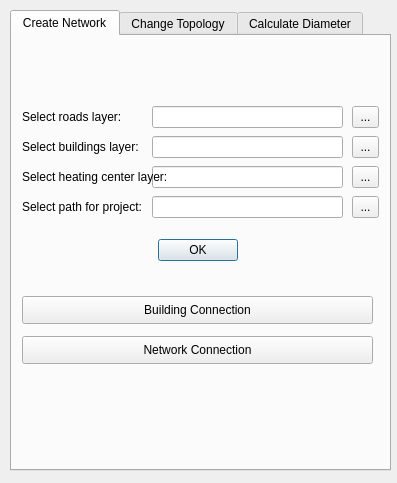
<?xml version="1.0" encoding="UTF-8"?>
<ui version="4.0">
 <class>CreateNetworkDialogBase</class>
 <widget class="QDialog" name="CreateNetworkDialogBase">
  <property name="geometry">
   <rect>
    <x>0</x>
    <y>0</y>
    <width>397</width>
    <height>483</height>
   </rect>
  </property>
  <property name="windowTitle">
   <string>Create Network</string>
  </property>
  <widget class="QTabWidget" name="tabWidget">
   <property name="enabled">
    <bool>true</bool>
   </property>
   <property name="geometry">
    <rect>
     <x>10</x>
     <y>10</y>
     <width>381</width>
     <height>461</height>
    </rect>
   </property>
   <property name="inputMethodHints">
    <set>Qt::ImhNone</set>
   </property>
   <property name="tabPosition">
    <enum>QTabWidget::North</enum>
   </property>
   <property name="tabShape">
    <enum>QTabWidget::Rounded</enum>
   </property>
   <property name="currentIndex">
    <number>0</number>
   </property>
   <property name="elideMode">
    <enum>Qt::ElideNone</enum>
   </property>
   <property name="usesScrollButtons">
    <bool>true</bool>
   </property>
   <property name="documentMode">
    <bool>false</bool>
   </property>
   <property name="tabsClosable">
    <bool>false</bool>
   </property>
   <property name="movable">
    <bool>false</bool>
   </property>
   <property name="tabBarAutoHide">
    <bool>false</bool>
   </property>
   <widget class="QWidget" name="tab_7">
    <attribute name="title">
     <string>Create Network</string>
    </attribute>
    <widget class="QToolButton" name="btnImpRoads">
     <property name="geometry">
      <rect>
       <x>340</x>
       <y>70</y>
       <width>27</width>
       <height>22</height>
      </rect>
     </property>
     <property name="text">
      <string>...</string>
     </property>
    </widget>
    <widget class="QToolButton" name="btnImpBuild">
     <property name="geometry">
      <rect>
       <x>340</x>
       <y>100</y>
       <width>27</width>
       <height>22</height>
      </rect>
     </property>
     <property name="text">
      <string>...</string>
     </property>
    </widget>
    <widget class="QToolButton" name="btnImpHeat">
     <property name="geometry">
      <rect>
       <x>340</x>
       <y>130</y>
       <width>27</width>
       <height>22</height>
      </rect>
     </property>
     <property name="text">
      <string>...</string>
     </property>
    </widget>
    <widget class="QLineEdit" name="lineRoads">
     <property name="geometry">
      <rect>
       <x>140</x>
       <y>70</y>
       <width>191</width>
       <height>22</height>
      </rect>
     </property>
    </widget>
    <widget class="QLineEdit" name="lineBuildings">
     <property name="geometry">
      <rect>
       <x>140</x>
       <y>100</y>
       <width>191</width>
       <height>22</height>
      </rect>
     </property>
    </widget>
    <widget class="QLineEdit" name="lineHeating">
     <property name="geometry">
      <rect>
       <x>140</x>
       <y>130</y>
       <width>191</width>
       <height>22</height>
      </rect>
     </property>
    </widget>
    <widget class="QLabel" name="label_3">
     <property name="geometry">
      <rect>
       <x>10</x>
       <y>70</y>
       <width>171</width>
       <height>21</height>
      </rect>
     </property>
     <property name="text">
      <string>Select roads layer:</string>
     </property>
    </widget>
    <widget class="QLabel" name="label_4">
     <property name="geometry">
      <rect>
       <x>10</x>
       <y>100</y>
       <width>171</width>
       <height>21</height>
      </rect>
     </property>
     <property name="text">
      <string>Select buildings layer:</string>
     </property>
    </widget>
    <widget class="QLabel" name="label_5">
     <property name="geometry">
      <rect>
       <x>10</x>
       <y>130</y>
       <width>171</width>
       <height>21</height>
      </rect>
     </property>
     <property name="text">
      <string>Select heating center layer:</string>
     </property>
    </widget>
    <widget class="QLabel" name="label_6">
     <property name="geometry">
      <rect>
       <x>10</x>
       <y>160</y>
       <width>171</width>
       <height>21</height>
      </rect>
     </property>
     <property name="text">
      <string>Select path for project:</string>
     </property>
    </widget>
    <widget class="QToolButton" name="bntPath">
     <property name="geometry">
      <rect>
       <x>340</x>
       <y>160</y>
       <width>27</width>
       <height>22</height>
      </rect>
     </property>
     <property name="text">
      <string>...</string>
     </property>
    </widget>
    <widget class="QLineEdit" name="linePath">
     <property name="geometry">
      <rect>
       <x>140</x>
       <y>160</y>
       <width>191</width>
       <height>22</height>
      </rect>
     </property>
    </widget>
    <widget class="QPushButton" name="btnNetwork">
     <property name="geometry">
      <rect>
       <x>10</x>
       <y>300</y>
       <width>351</width>
       <height>28</height>
      </rect>
     </property>
     <property name="text">
      <string>Network Connection</string>
     </property>
    </widget>
    <widget class="QPushButton" name="btnBuild">
     <property name="geometry">
      <rect>
       <x>10</x>
       <y>260</y>
       <width>351</width>
       <height>28</height>
      </rect>
     </property>
     <property name="text">
      <string>Building Connection</string>
     </property>
    </widget>
    <widget class="QLabel" name="logoLabel">
     <property name="geometry">
      <rect>
       <x>10</x>
       <y>10</y>
       <width>351</width>
       <height>41</height>
      </rect>
     </property>
     <property name="frameShape">
      <enum>QFrame::NoFrame</enum>
     </property>
     <property name="frameShadow">
      <enum>QFrame::Sunken</enum>
     </property>
     <property name="lineWidth">
      <number>0</number>
     </property>
     <property name="text">
      <string/>
     </property>
    </widget>
    <widget class="QDialogButtonBox" name="buttonBox">
     <property name="enabled">
      <bool>true</bool>
     </property>
     <property name="geometry">
      <rect>
       <x>10</x>
       <y>200</y>
       <width>351</width>
       <height>28</height>
      </rect>
     </property>
     <property name="font">
      <font>
       <weight>50</weight>
       <italic>false</italic>
       <bold>false</bold>
       <underline>false</underline>
       <strikeout>false</strikeout>
       <stylestrategy>PreferDefault</stylestrategy>
       <kerning>false</kerning>
      </font>
     </property>
     <property name="mouseTracking">
      <bool>true</bool>
     </property>
     <property name="tabletTracking">
      <bool>true</bool>
     </property>
     <property name="acceptDrops">
      <bool>false</bool>
     </property>
     <property name="toolTip">
      <string notr="true"/>
     </property>
     <property name="toolTipDuration">
      <number>-1</number>
     </property>
     <property name="statusTip">
      <string notr="true"/>
     </property>
     <property name="whatsThis">
      <string notr="true"/>
     </property>
     <property name="accessibleName">
      <string notr="true"/>
     </property>
     <property name="accessibleDescription">
      <string notr="true"/>
     </property>
     <property name="autoFillBackground">
      <bool>false</bool>
     </property>
     <property name="locale">
      <locale language="English" country="UnitedStates"/>
     </property>
     <property name="inputMethodHints">
      <set>Qt::ImhNone</set>
     </property>
     <property name="orientation">
      <enum>Qt::Horizontal</enum>
     </property>
     <property name="standardButtons">
      <set>QDialogButtonBox::Ok</set>
     </property>
     <property name="centerButtons">
      <bool>true</bool>
     </property>
    </widget>
   </widget>
   <widget class="QWidget" name="tab">
    <attribute name="title">
     <string>Change Topology</string>
    </attribute>
    <widget class="QListView" name="listFilter">
     <property name="geometry">
      <rect>
       <x>10</x>
       <y>100</y>
       <width>351</width>
       <height>201</height>
      </rect>
     </property>
    </widget>
    <widget class="QPushButton" name="btnSimplify">
     <property name="geometry">
      <rect>
       <x>10</x>
       <y>310</y>
       <width>111</width>
       <height>28</height>
      </rect>
     </property>
     <property name="text">
      <string>Simplify</string>
     </property>
    </widget>
    <widget class="QPushButton" name="btnFilter">
     <property name="geometry">
      <rect>
       <x>10</x>
       <y>60</y>
       <width>351</width>
       <height>28</height>
      </rect>
     </property>
     <property name="text">
      <string>Filter</string>
     </property>
    </widget>
    <widget class="QPushButton" name="btnBend">
     <property name="geometry">
      <rect>
       <x>130</x>
       <y>310</y>
       <width>111</width>
       <height>28</height>
      </rect>
     </property>
     <property name="text">
      <string>Bend</string>
     </property>
    </widget>
    <widget class="QPushButton" name="btnManual">
     <property name="geometry">
      <rect>
       <x>250</x>
       <y>310</y>
       <width>111</width>
       <height>28</height>
      </rect>
     </property>
     <property name="text">
      <string>Manual</string>
     </property>
    </widget>
    <widget class="QLabel" name="logoLabel_2">
     <property name="geometry">
      <rect>
       <x>10</x>
       <y>10</y>
       <width>341</width>
       <height>41</height>
      </rect>
     </property>
     <property name="frameShape">
      <enum>QFrame::NoFrame</enum>
     </property>
     <property name="frameShadow">
      <enum>QFrame::Sunken</enum>
     </property>
     <property name="lineWidth">
      <number>0</number>
     </property>
     <property name="text">
      <string/>
     </property>
    </widget>
   </widget>
   <widget class="QWidget" name="tab_2">
    <attribute name="title">
     <string>Calculate Diameter</string>
    </attribute>
    <widget class="QPushButton" name="btnDn">
     <property name="geometry">
      <rect>
       <x>90</x>
       <y>160</y>
       <width>181</width>
       <height>28</height>
      </rect>
     </property>
     <property name="text">
      <string>Calculate Diameter</string>
     </property>
    </widget>
    <widget class="QLabel" name="logoLabel_3">
     <property name="geometry">
      <rect>
       <x>10</x>
       <y>10</y>
       <width>341</width>
       <height>41</height>
      </rect>
     </property>
     <property name="frameShape">
      <enum>QFrame::NoFrame</enum>
     </property>
     <property name="frameShadow">
      <enum>QFrame::Sunken</enum>
     </property>
     <property name="lineWidth">
      <number>0</number>
     </property>
     <property name="text">
      <string/>
     </property>
    </widget>
    <widget class="QLabel" name="label_7">
     <property name="geometry">
      <rect>
       <x>50</x>
       <y>70</y>
       <width>191</width>
       <height>21</height>
      </rect>
     </property>
     <property name="text">
      <string>Density of the liquid:</string>
     </property>
    </widget>
    <widget class="QLabel" name="label_8">
     <property name="geometry">
      <rect>
       <x>50</x>
       <y>90</y>
       <width>191</width>
       <height>21</height>
      </rect>
     </property>
     <property name="text">
      <string>Viscosity of the liquid:</string>
     </property>
    </widget>
    <widget class="QLabel" name="label_9">
     <property name="geometry">
      <rect>
       <x>50</x>
       <y>130</y>
       <width>191</width>
       <height>21</height>
      </rect>
     </property>
     <property name="text">
      <string>Specific heat capacity:</string>
     </property>
    </widget>
    <widget class="QLabel" name="label_10">
     <property name="geometry">
      <rect>
       <x>50</x>
       <y>110</y>
       <width>191</width>
       <height>21</height>
      </rect>
     </property>
     <property name="text">
      <string>Temperature difference:</string>
     </property>
    </widget>
    <widget class="QDoubleSpinBox" name="dblSpinBox_Heat_Capacity">
     <property name="geometry">
      <rect>
       <x>190</x>
       <y>130</y>
       <width>121</width>
       <height>22</height>
      </rect>
     </property>
     <property name="alignment">
      <set>Qt::AlignRight|Qt::AlignTrailing|Qt::AlignVCenter</set>
     </property>
     <property name="suffix">
      <string> kJ/(kg·°C)</string>
     </property>
     <property name="decimals">
      <number>3</number>
     </property>
    </widget>
    <widget class="QDoubleSpinBox" name="dblSpinBox_Viscosity">
     <property name="geometry">
      <rect>
       <x>190</x>
       <y>90</y>
       <width>121</width>
       <height>22</height>
      </rect>
     </property>
     <property name="alignment">
      <set>Qt::AlignRight|Qt::AlignTrailing|Qt::AlignVCenter</set>
     </property>
     <property name="suffix">
      <string> Pas</string>
     </property>
     <property name="decimals">
      <number>4</number>
     </property>
     <property name="minimum">
      <double>0.000000000000000</double>
     </property>
     <property name="singleStep">
      <double>0.000000000000000</double>
     </property>
     <property name="stepType">
      <enum>QAbstractSpinBox::AdaptiveDecimalStepType</enum>
     </property>
     <property name="value">
      <double>0.000000000000000</double>
     </property>
    </widget>
    <widget class="QDoubleSpinBox" name="dblSpinBox_Density">
     <property name="geometry">
      <rect>
       <x>190</x>
       <y>70</y>
       <width>121</width>
       <height>22</height>
      </rect>
     </property>
     <property name="wrapping">
      <bool>false</bool>
     </property>
     <property name="frame">
      <bool>true</bool>
     </property>
     <property name="alignment">
      <set>Qt::AlignRight|Qt::AlignTrailing|Qt::AlignVCenter</set>
     </property>
     <property name="buttonSymbols">
      <enum>QAbstractSpinBox::UpDownArrows</enum>
     </property>
     <property name="keyboardTracking">
      <bool>true</bool>
     </property>
     <property name="suffix">
      <string> kg/m³</string>
     </property>
     <property name="decimals">
      <number>0</number>
     </property>
     <property name="maximum">
      <double>1001.000000000000000</double>
     </property>
    </widget>
    <widget class="QPushButton" name="btnHeat_Loss">
     <property name="geometry">
      <rect>
       <x>90</x>
       <y>390</y>
       <width>181</width>
       <height>28</height>
      </rect>
     </property>
     <property name="text">
      <string>Calculate Heat Loss</string>
     </property>
    </widget>
    <widget class="QSpinBox" name="spinBox_Temperature">
     <property name="geometry">
      <rect>
       <x>190</x>
       <y>110</y>
       <width>121</width>
       <height>22</height>
      </rect>
     </property>
     <property name="alignment">
      <set>Qt::AlignRight|Qt::AlignTrailing|Qt::AlignVCenter</set>
     </property>
     <property name="suffix">
      <string> °C</string>
     </property>
     <property name="prefix">
      <string/>
     </property>
     <property name="maximum">
      <number>200</number>
     </property>
    </widget>
    <widget class="QLabel" name="label_11">
     <property name="geometry">
      <rect>
       <x>30</x>
       <y>200</y>
       <width>191</width>
       <height>21</height>
      </rect>
     </property>
     <property name="text">
      <string>Flow temperature:</string>
     </property>
    </widget>
    <widget class="QLabel" name="label_12">
     <property name="geometry">
      <rect>
       <x>30</x>
       <y>220</y>
       <width>191</width>
       <height>21</height>
      </rect>
     </property>
     <property name="text">
      <string>Return temperature:</string>
     </property>
    </widget>
    <widget class="QLabel" name="label_13">
     <property name="geometry">
      <rect>
       <x>30</x>
       <y>240</y>
       <width>191</width>
       <height>21</height>
      </rect>
     </property>
     <property name="text">
      <string>Soil temperature:</string>
     </property>
    </widget>
    <widget class="QDoubleSpinBox" name="dblSpinBox_lambda_s">
     <property name="geometry">
      <rect>
       <x>220</x>
       <y>260</y>
       <width>121</width>
       <height>22</height>
      </rect>
     </property>
     <property name="alignment">
      <set>Qt::AlignRight|Qt::AlignTrailing|Qt::AlignVCenter</set>
     </property>
     <property name="suffix">
      <string> W/(m·K)</string>
     </property>
     <property name="decimals">
      <number>1</number>
     </property>
    </widget>
    <widget class="QLabel" name="label_14">
     <property name="geometry">
      <rect>
       <x>30</x>
       <y>260</y>
       <width>191</width>
       <height>21</height>
      </rect>
     </property>
     <property name="text">
      <string>Thermal conductivity for wet soil:</string>
     </property>
    </widget>
    <widget class="QSpinBox" name="spinBox_t_s">
     <property name="geometry">
      <rect>
       <x>220</x>
       <y>240</y>
       <width>121</width>
       <height>22</height>
      </rect>
     </property>
     <property name="alignment">
      <set>Qt::AlignRight|Qt::AlignTrailing|Qt::AlignVCenter</set>
     </property>
     <property name="suffix">
      <string> °C</string>
     </property>
     <property name="prefix">
      <string/>
     </property>
     <property name="maximum">
      <number>200</number>
     </property>
    </widget>
    <widget class="QLabel" name="label_15">
     <property name="geometry">
      <rect>
       <x>30</x>
       <y>280</y>
       <width>191</width>
       <height>21</height>
      </rect>
     </property>
     <property name="text">
      <string>Thermal conductivity of insulation:</string>
     </property>
    </widget>
    <widget class="QLabel" name="label_16">
     <property name="geometry">
      <rect>
       <x>30</x>
       <y>300</y>
       <width>231</width>
       <height>21</height>
      </rect>
     </property>
     <property name="text">
      <string>Thermal conductivity of ground:</string>
     </property>
    </widget>
    <widget class="QDoubleSpinBox" name="dblSpinBox_lambda_i">
     <property name="geometry">
      <rect>
       <x>220</x>
       <y>280</y>
       <width>121</width>
       <height>22</height>
      </rect>
     </property>
     <property name="alignment">
      <set>Qt::AlignRight|Qt::AlignTrailing|Qt::AlignVCenter</set>
     </property>
     <property name="suffix">
      <string> W/(m·K)</string>
     </property>
     <property name="decimals">
      <number>1</number>
     </property>
     <property name="minimum">
      <double>0.000000000000000</double>
     </property>
     <property name="maximum">
      <double>200.000000000000000</double>
     </property>
     <property name="singleStep">
      <double>0.000000000000000</double>
     </property>
     <property name="stepType">
      <enum>QAbstractSpinBox::AdaptiveDecimalStepType</enum>
     </property>
     <property name="value">
      <double>0.000000000000000</double>
     </property>
    </widget>
    <widget class="QDoubleSpinBox" name="dblSpinBox_C">
     <property name="geometry">
      <rect>
       <x>220</x>
       <y>320</y>
       <width>121</width>
       <height>22</height>
      </rect>
     </property>
     <property name="alignment">
      <set>Qt::AlignRight|Qt::AlignTrailing|Qt::AlignVCenter</set>
     </property>
     <property name="suffix">
      <string> m</string>
     </property>
     <property name="decimals">
      <number>1</number>
     </property>
    </widget>
    <widget class="QLabel" name="label_17">
     <property name="geometry">
      <rect>
       <x>30</x>
       <y>320</y>
       <width>231</width>
       <height>21</height>
      </rect>
     </property>
     <property name="text">
      <string>Distance between two pipes:</string>
     </property>
    </widget>
    <widget class="QLabel" name="label_18">
     <property name="geometry">
      <rect>
       <x>30</x>
       <y>340</y>
       <width>231</width>
       <height>21</height>
      </rect>
     </property>
     <property name="text">
      <string>Depth:</string>
     </property>
    </widget>
    <widget class="QDoubleSpinBox" name="dblSpinBox_Z">
     <property name="geometry">
      <rect>
       <x>220</x>
       <y>340</y>
       <width>121</width>
       <height>22</height>
      </rect>
     </property>
     <property name="alignment">
      <set>Qt::AlignRight|Qt::AlignTrailing|Qt::AlignVCenter</set>
     </property>
     <property name="suffix">
      <string> m</string>
     </property>
     <property name="decimals">
      <number>1</number>
     </property>
    </widget>
    <widget class="QLabel" name="label_19">
     <property name="geometry">
      <rect>
       <x>30</x>
       <y>360</y>
       <width>231</width>
       <height>21</height>
      </rect>
     </property>
     <property name="text">
      <string>Ground-to-air transition insulance:</string>
     </property>
    </widget>
    <widget class="QDoubleSpinBox" name="dblSpinBox_R_0">
     <property name="geometry">
      <rect>
       <x>220</x>
       <y>360</y>
       <width>121</width>
       <height>22</height>
      </rect>
     </property>
     <property name="alignment">
      <set>Qt::AlignRight|Qt::AlignTrailing|Qt::AlignVCenter</set>
     </property>
     <property name="suffix">
      <string> m²·K/W</string>
     </property>
     <property name="decimals">
      <number>4</number>
     </property>
    </widget>
    <widget class="QDoubleSpinBox" name="dblSpinBox_lambda_g">
     <property name="geometry">
      <rect>
       <x>220</x>
       <y>300</y>
       <width>121</width>
       <height>22</height>
      </rect>
     </property>
     <property name="alignment">
      <set>Qt::AlignRight|Qt::AlignTrailing|Qt::AlignVCenter</set>
     </property>
     <property name="suffix">
      <string> W/(m·K)</string>
     </property>
     <property name="decimals">
      <number>1</number>
     </property>
     <property name="minimum">
      <double>0.000000000000000</double>
     </property>
     <property name="maximum">
      <double>200.000000000000000</double>
     </property>
     <property name="singleStep">
      <double>0.000000000000000</double>
     </property>
     <property name="stepType">
      <enum>QAbstractSpinBox::AdaptiveDecimalStepType</enum>
     </property>
     <property name="value">
      <double>0.000000000000000</double>
     </property>
    </widget>
    <widget class="QSpinBox" name="spinBox_t_r">
     <property name="geometry">
      <rect>
       <x>220</x>
       <y>220</y>
       <width>121</width>
       <height>22</height>
      </rect>
     </property>
     <property name="alignment">
      <set>Qt::AlignRight|Qt::AlignTrailing|Qt::AlignVCenter</set>
     </property>
     <property name="suffix">
      <string> °C</string>
     </property>
     <property name="prefix">
      <string/>
     </property>
     <property name="maximum">
      <number>200</number>
     </property>
    </widget>
    <widget class="QSpinBox" name="spinBox_t_f">
     <property name="geometry">
      <rect>
       <x>220</x>
       <y>200</y>
       <width>121</width>
       <height>22</height>
      </rect>
     </property>
     <property name="alignment">
      <set>Qt::AlignRight|Qt::AlignTrailing|Qt::AlignVCenter</set>
     </property>
     <property name="suffix">
      <string> °C</string>
     </property>
     <property name="prefix">
      <string/>
     </property>
     <property name="maximum">
      <number>200</number>
     </property>
    </widget>
    <zorder>spinBox_t_f</zorder>
    <zorder>spinBox_t_r</zorder>
    <zorder>btnDn</zorder>
    <zorder>logoLabel_3</zorder>
    <zorder>dblSpinBox_Heat_Capacity</zorder>
    <zorder>dblSpinBox_Viscosity</zorder>
    <zorder>dblSpinBox_Density</zorder>
    <zorder>btnHeat_Loss</zorder>
    <zorder>spinBox_Temperature</zorder>
    <zorder>dblSpinBox_lambda_s</zorder>
    <zorder>spinBox_t_s</zorder>
    <zorder>label_7</zorder>
    <zorder>label_11</zorder>
    <zorder>label_8</zorder>
    <zorder>label_10</zorder>
    <zorder>label_12</zorder>
    <zorder>label_13</zorder>
    <zorder>label_9</zorder>
    <zorder>dblSpinBox_lambda_i</zorder>
    <zorder>dblSpinBox_C</zorder>
    <zorder>label_15</zorder>
    <zorder>label_14</zorder>
    <zorder>label_16</zorder>
    <zorder>label_17</zorder>
    <zorder>label_18</zorder>
    <zorder>dblSpinBox_Z</zorder>
    <zorder>label_19</zorder>
    <zorder>dblSpinBox_R_0</zorder>
    <zorder>dblSpinBox_lambda_g</zorder>
   </widget>
  </widget>
 </widget>
 <resources/>
 <connections/>
</ui>
